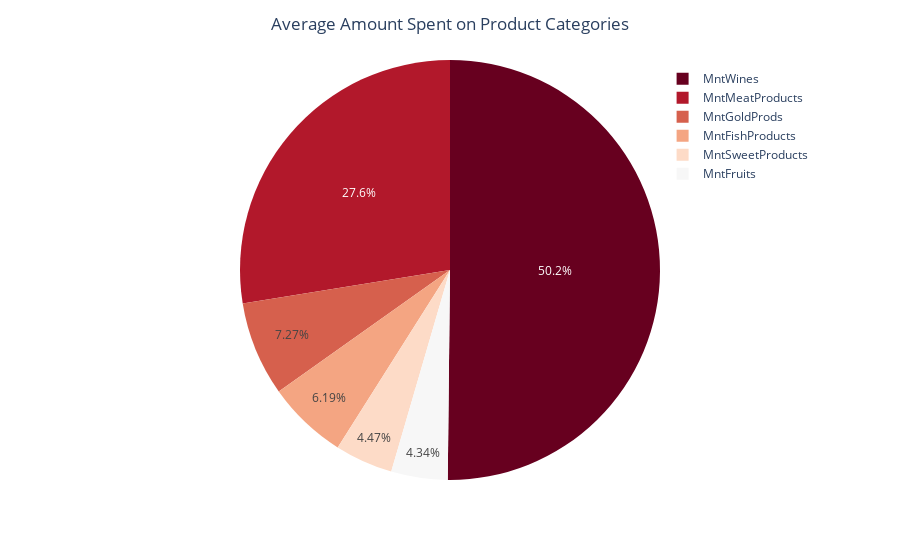

This figure's notebook cell:
### Markdown cell above
Market Product and Customer Segmentation based on amount spend of product

### Code cell
avg = df[['MntWines', 'MntFruits', 'MntMeatProducts', 'MntFishProducts',
          'MntSweetProducts', 'MntGoldProds']].mean(axis=0)

fig = px.pie(values=avg.values, names=avg.index,  
             color_discrete_sequence=px.colors.sequential.RdBu)
fig.update_layout(title_text='Average Amount Spent on Product Categories', title_x=0.5,
                  legend=dict(
                      yanchor="top",
                      y=0.99,
                      xanchor="right",
                      x=0.99
                  ))

### Figure 1 — Plotly figure (JSON) as saved in the notebook; plotly's stock layout.template omitted (floating-point values rounded to 4 significant figures)
{"data": [{"domain": {"x": [0, 1], "y": [0, 1]}, "hovertemplate": "label=%{label}<br>value=%{value}<extra></extra>", "labels": ["MntWines", "MntFruits", "MntMeatProducts", "MntFishProducts", "MntSweetProducts", "MntGoldProds"], "legendgroup": "", "name": "", "showlegend": true, "type": "pie", "values": [303.9, 26.3, 166.9, 37.53, 27.06, 44.02]}], "layout": {"legend": {"tracegroupgap": 0, "x": 0.99, "xanchor": "right", "y": 0.99, "yanchor": "top"}, "margin": {"t": 60}, "piecolorway": ["rgb(103,0,31)", "rgb(178,24,43)", "rgb(214,96,77)", "rgb(244,165,130)", "rgb(253,219,199)", "rgb(247,247,247)", "rgb(209,229,240)", "rgb(146,197,222)", "rgb(67,147,195)", "rgb(33,102,172)", "rgb(5,48,97)"], "title": {"text": "Average Amount Spent on Product Categories", "x": 0.5}}}
